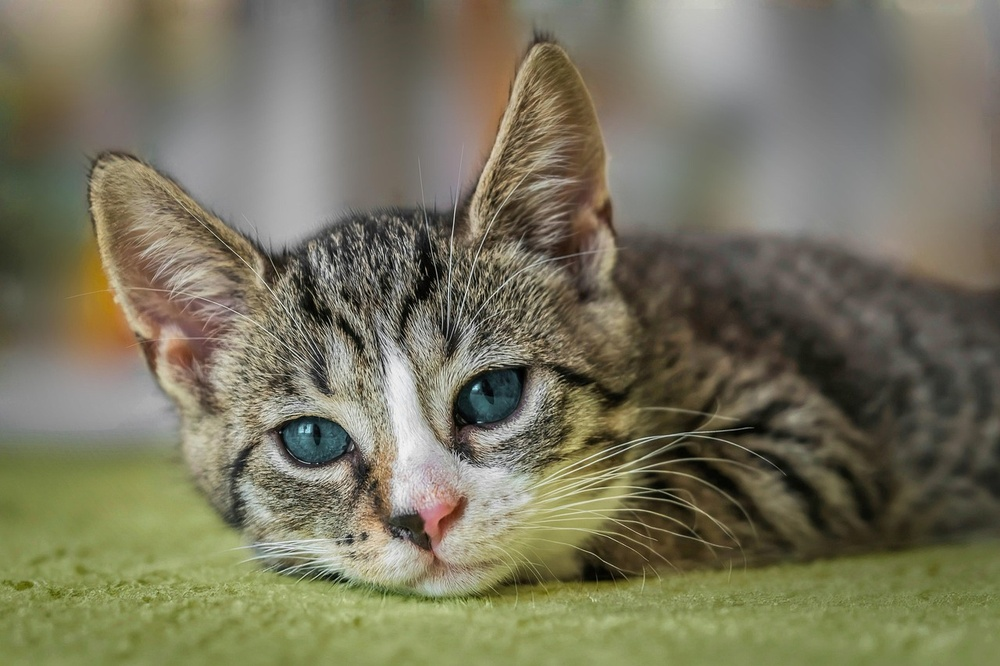
#> input picture input_image.jpg, 1000 x 666 px, shrunk from 1280 x 853 before the run
$ python task3.py
#> lines starting #> are read from the running program, lines starting #| are printed output that depends on the picture
import cv2
import numpy as np
import os

os.makedirs('results', exist_ok=True)

def rotate_image(image_path, angle):
#> called with image_path = 'input_image.jpg', angle = 45
    img = cv2.imread(image_path)
#> img is the input picture: shape (666, 1000, 3); mean B, G, R 93.4, 116.1, 119.3
    (h, w) = img.shape[:2]
#> h = 666; w = 1000
    center = (w // 2, h // 2)
#> center = (500, 333)
    rot_matrix = cv2.getRotationMatrix2D(center, angle, 1.0)
    rotated = cv2.warpAffine(img, rot_matrix, (w, h))
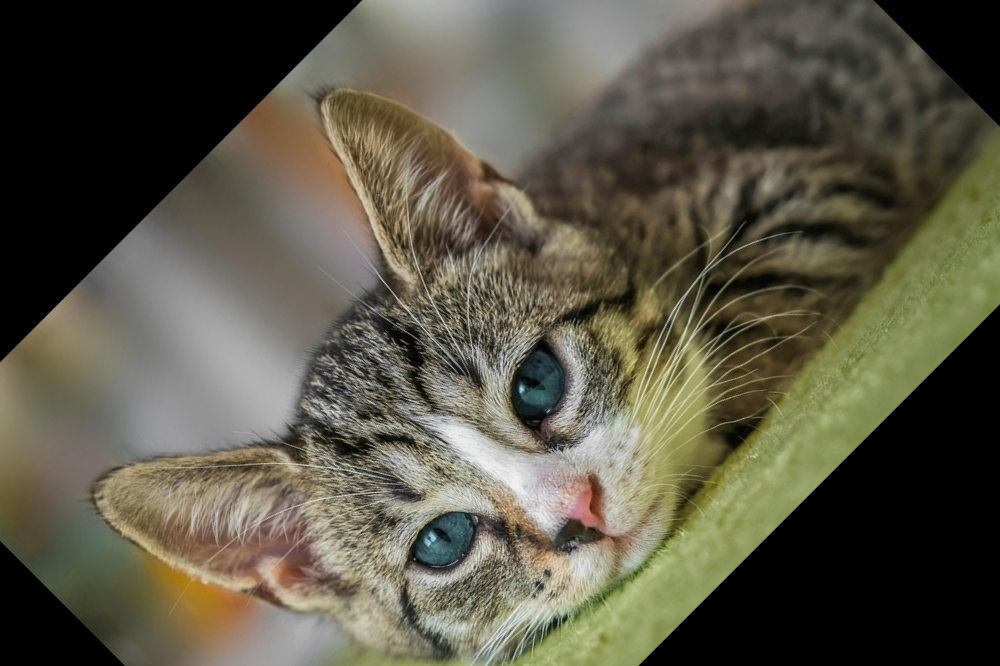
#> rotated: shape (666, 1000, 3); mean B, G, R 70.6, 86.5, 90.1
    filename = f'results/task3_rotate_{angle}deg.png'
    cv2.imwrite(filename, rotated)
    print(f'Saved: {filename}')


image_path = 'input_image.jpg'
for angle in [45, 90]:
    rotate_image(image_path, angle)
